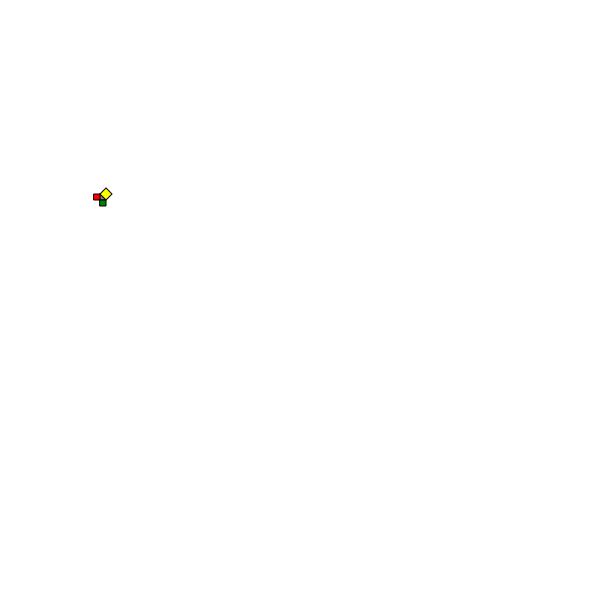
Frame 1 (no input)
Frame 60 (no input): identical to frame 1, image omitted
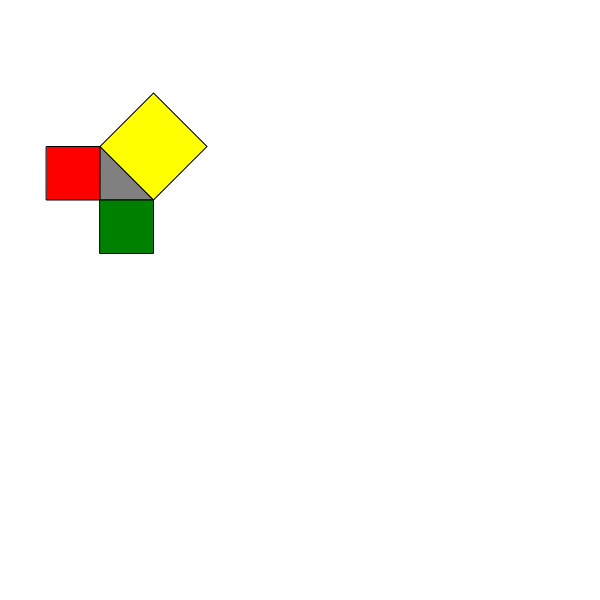
Frame 120 (the mouse pressed at the canvas centre since frame 60)

The p5.js sketch that drew these frames (run headless with seeded random() and noise() and a simulated clock; from frame 60 on, the mouse is pressed at the canvas centre):

// p5.js sketch
// ── sketch.js
function setup() {
canvas = createCanvas(600,600);

triHeight = 20;
}

function draw() {
  var x1 = map(mouseX, 0, width, 5, 100);
    var y1 = map(mouseY, 0, height, 5, 100);
  triWidth = 1+x1;
  triHeight = 1+y1;
background(255);
hyp = Math.sqrt(Math.pow(triWidth,2)+Math.pow(triHeight,2));
push();
translate(100,200);
push();
fill('gray');
triangle(0,0,triWidth,0,0,-triHeight);
pop();
push();
fill('red');
rect(-triHeight,-triHeight,triHeight,triHeight);
pop();
push();
fill('green');
rect(0,0,triWidth,triWidth);
pop();




translate(triHeight,-triHeight-triWidth)
rotate(Math.atan2(triHeight,triWidth))
fill('yellow');
rect(0,0,hyp,hyp);
pop();

}
